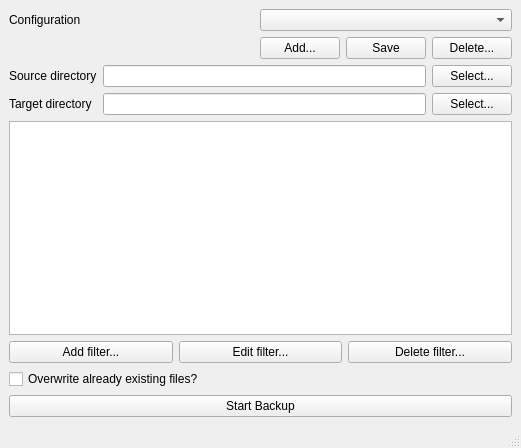
<?xml version="1.0" encoding="UTF-8"?>
<ui version="4.0">
 <class>MainWindow</class>
 <widget class="QMainWindow" name="MainWindow">
  <property name="geometry">
   <rect>
    <x>0</x>
    <y>0</y>
    <width>521</width>
    <height>448</height>
   </rect>
  </property>
  <property name="windowTitle">
   <string>MainWindow</string>
  </property>
  <widget class="QWidget" name="centralwidget">
   <layout class="QVBoxLayout" name="verticalLayout">
    <item>
     <layout class="QGridLayout" name="gridLayout">
      <item row="1" column="1">
       <layout class="QHBoxLayout" name="horizontalLayout">
        <item>
         <widget class="QPushButton" name="addcfg_btn">
          <property name="statusTip">
           <string>Make a new configuration...</string>
          </property>
          <property name="text">
           <string>Add...</string>
          </property>
         </widget>
        </item>
        <item>
         <widget class="QPushButton" name="savecfg_btn">
          <property name="statusTip">
           <string>Save the open configuration.</string>
          </property>
          <property name="text">
           <string>Save</string>
          </property>
         </widget>
        </item>
        <item>
         <widget class="QPushButton" name="delcfg_btn">
          <property name="statusTip">
           <string>Delete the open configuration...</string>
          </property>
          <property name="text">
           <string>Delete...</string>
          </property>
         </widget>
        </item>
       </layout>
      </item>
      <item row="0" column="1">
       <widget class="QComboBox" name="cfgselect_combobox">
        <property name="statusTip">
         <string>Select a configuration.</string>
        </property>
       </widget>
      </item>
      <item row="0" column="0">
       <widget class="QLabel" name="config_label">
        <property name="text">
         <string>Configuration</string>
        </property>
       </widget>
      </item>
     </layout>
    </item>
    <item>
     <layout class="QGridLayout" name="src_tgt_layout">
      <item row="2" column="0">
       <widget class="QLabel" name="target_label">
        <property name="text">
         <string>Target directory</string>
        </property>
       </widget>
      </item>
      <item row="2" column="2">
       <widget class="QPushButton" name="target_btn">
        <property name="statusTip">
         <string>Open file browser...</string>
        </property>
        <property name="text">
         <string>Select...</string>
        </property>
       </widget>
      </item>
      <item row="2" column="1">
       <widget class="QLineEdit" name="target_line">
        <property name="statusTip">
         <string>The directory to which files will be copied.</string>
        </property>
       </widget>
      </item>
      <item row="1" column="0">
       <widget class="QLabel" name="src_label">
        <property name="text">
         <string>Source directory</string>
        </property>
       </widget>
      </item>
      <item row="1" column="1">
       <widget class="QLineEdit" name="src_line">
        <property name="statusTip">
         <string>The directory under which files will be copied.</string>
        </property>
       </widget>
      </item>
      <item row="1" column="2">
       <widget class="QPushButton" name="src_btn">
        <property name="statusTip">
         <string>Open file browser...</string>
        </property>
        <property name="text">
         <string>Select...</string>
        </property>
       </widget>
      </item>
     </layout>
    </item>
    <item>
     <widget class="QListWidget" name="filter_listw"/>
    </item>
    <item>
     <layout class="QHBoxLayout" name="horizontalLayout_2">
      <item>
       <widget class="QPushButton" name="addfilter_btn">
        <property name="statusTip">
         <string>Add a new filter...</string>
        </property>
        <property name="text">
         <string>Add filter...</string>
        </property>
       </widget>
      </item>
      <item>
       <widget class="QPushButton" name="editfilter_btn">
        <property name="statusTip">
         <string>Edit the selected filter...</string>
        </property>
        <property name="text">
         <string>Edit filter...</string>
        </property>
       </widget>
      </item>
      <item>
       <widget class="QPushButton" name="delfilter_btn">
        <property name="statusTip">
         <string>Delete the selected filter...</string>
        </property>
        <property name="text">
         <string>Delete filter...</string>
        </property>
       </widget>
      </item>
     </layout>
    </item>
    <item>
     <widget class="QCheckBox" name="overwrite_check">
      <property name="statusTip">
       <string>Overwrite files that already exist during the backup.</string>
      </property>
      <property name="text">
       <string>Overwrite already existing files?</string>
      </property>
     </widget>
    </item>
    <item>
     <widget class="QPushButton" name="backup_btn">
      <property name="statusTip">
       <string>Start the backup...</string>
      </property>
      <property name="text">
       <string>Start Backup</string>
      </property>
     </widget>
    </item>
   </layout>
  </widget>
  <widget class="QMenuBar" name="menubar">
   <property name="geometry">
    <rect>
     <x>0</x>
     <y>0</y>
     <width>521</width>
     <height>21</height>
    </rect>
   </property>
  </widget>
  <widget class="QStatusBar" name="statusbar"/>
 </widget>
 <tabstops>
  <tabstop>cfgselect_combobox</tabstop>
  <tabstop>addcfg_btn</tabstop>
  <tabstop>delcfg_btn</tabstop>
  <tabstop>src_line</tabstop>
  <tabstop>src_btn</tabstop>
  <tabstop>target_line</tabstop>
  <tabstop>target_btn</tabstop>
  <tabstop>backup_btn</tabstop>
 </tabstops>
 <resources/>
 <connections/>
</ui>
